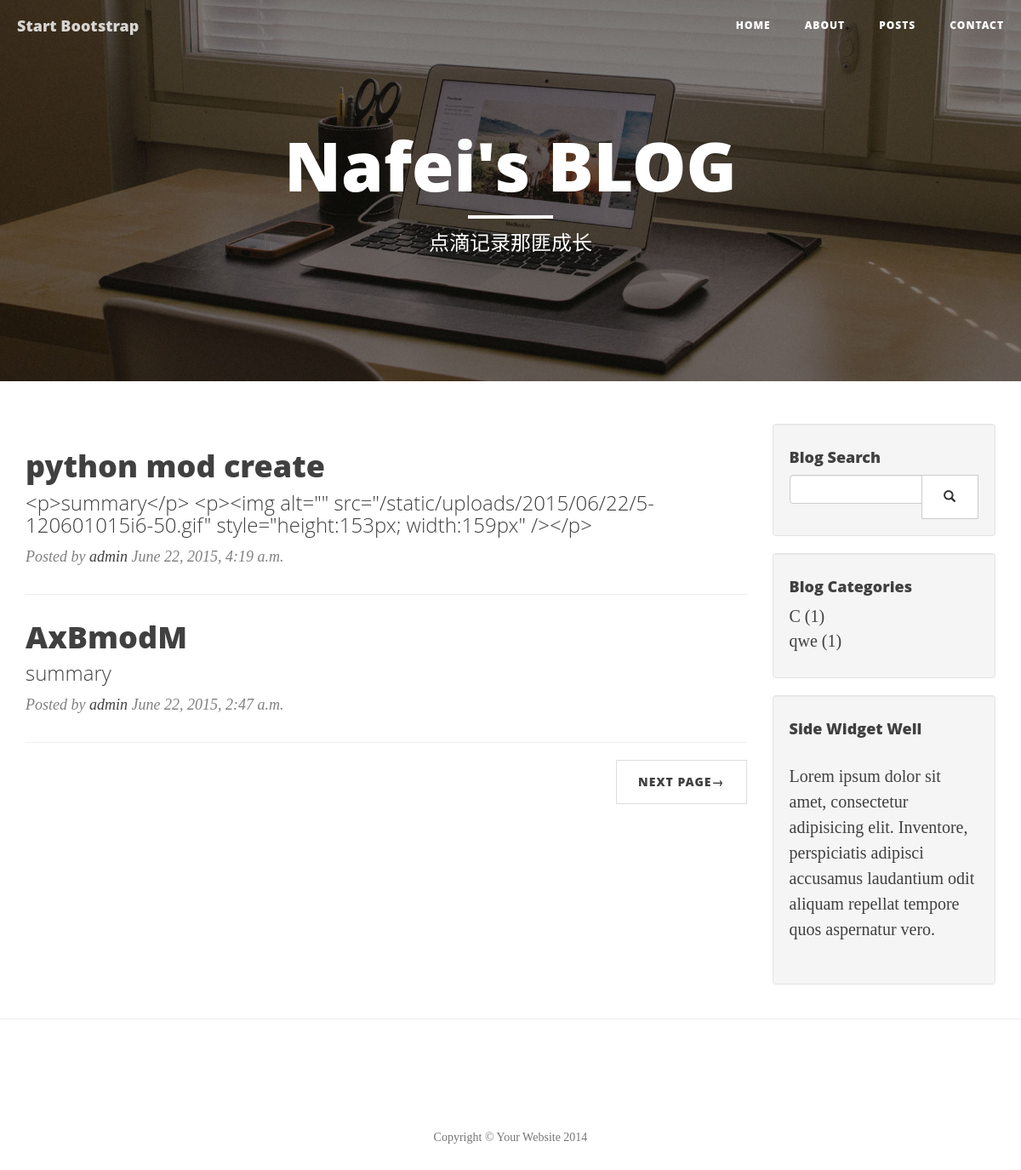
Before: / with the older database file.
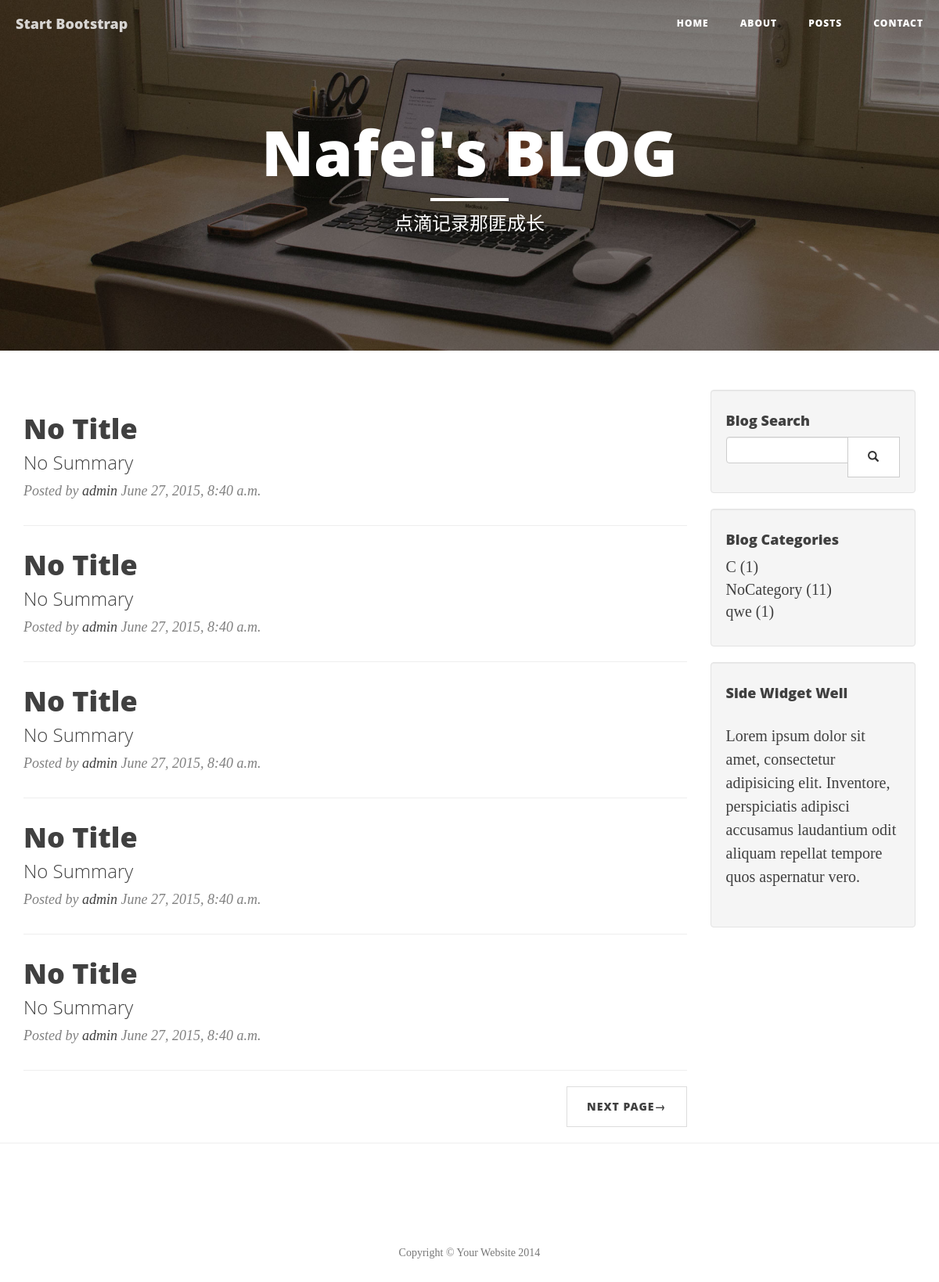
After: the same page with the newer database file.
### article/models.py (models this page shows, shortened)
class Article(models.Model):
    title 	    = models.CharField(max_length=100, default='No Title')
    author      = models.CharField(max_length=100, default='admin')
    category 	= models.CharField(max_length=100, blank=True, default='No Category')
    datetime 	= models.DateTimeField(default=datetime.now())
    summary     = models.TextField(max_length=200, blank=True, default='No Summary')
    content 	= RichTextField('content', default='context')

### article/views.py (the view)
# urls.py: url(r'^$', 'article.views.home', name='home'),
def home(request):
    art = Article.objects.order_by('-datetime')[:5:]
    categorys = Article.objects.values('category').annotate(dcount=Count('category'))
    return render(request, 'home.html', {'artlist': art, 'categorys': categorys, 'next_page': 2})

### article/templates/home.html (shortened to what this page needs)
{% extends "base.html" %}
{% block heading %}
    <h1>Nafei's BLOG</h1>
    <hr class="small">
    <span class="subheading">点滴记录那匪成长</span>
{% endblock %}
{% block content %}
    <div class="col-lg-9">
        {% for art in artlist %}
            <div class="post-preview">
                <a href="{% url "detail" id=art.id %}">
                    <h2 class="post-title">
                        {{ art.title }}
                    </h2>
                    <h3 class="post-subtitle">
                        {{ art.summary }}
                    </h3>
                </a>
                <p class="post-meta">Posted by <a href="#">{{ art.author }}</a> {{ art.datetime }} </p>
            </div>
            <hr>
        {% endfor %}
        <ul class="pager">
            <li class="next">
                {% if next_page %}
                    <a href="/list/{{ next_page }}_{{ cate }}/">Next Page&rarr;</a>
                {% endif %}
            </li>
        </ul>
    </div>
{% endblock %}

### article/templates/base.html (shortened to what this page needs)
<!DOCTYPE html>
<html lang="en">
<head>
    <link href="/static/css/bootstrap.min.css" rel="stylesheet">
    <link href="/static/css/clean-blog.min.css" rel="stylesheet">
    <link href="/static/css/monokai_sublime.min.css" rel="stylesheet" >
</head>
<body>
    <nav class="navbar navbar-default navbar-custom navbar-fixed-top">
        <div class="container-fluid">
            <div class="navbar-header page-scroll">
                <a class="navbar-brand" href="index.html">Start Bootstrap</a>
            </div>
            <div class="collapse navbar-collapse" id="bs-example-navbar-collapse-1">
                <ul class="nav navbar-nav navbar-right">
                    <li>
                        <a href="/">Home</a>
                    </li>
                    <li>
                        <a href="/static/about.html">About</a>
                    </li>
                    <li>
                        <a href="/">Posts</a>
                    </li>
                    <li>
                        <a href="/static/contact.html">Contact</a>
                    </li>
                </ul>
            </div>
        </div>
    </nav>
    <header class="intro-header" style="background-image: url('/static/img/home-bg.jpg')">
        <div class="container">
            <div class="row">
                <div class="col-lg-8 col-lg-offset-2 col-md-10 col-md-offset-1">
                    <div class="site-heading">
                        {% block heading %}
                        {% endblock %}
                    </div>
                </div>
            </div>
        </div>
    </header>
    <div class="container">
        <div class="row">
            {% block content %}
            {% endblock %}
            <div class="col-md-3">
                <div class="well">
                    <h4>Blog Search</h4>
                    <div class="input-group">
                        <input type="text" class="form-control">
                        <span class="input-group-btn">
                            <button class="btn btn-default" type="button">
                                <span class="glyphicon glyphicon-search"></span>
                        </button>
                        </span>
                    </div>
                </div>
                <div class="well">
                    <h4>Blog Categories</h4>
                    <div class="row">
                        <div class="col-lg-6">
                            <ul class="list-unstyled">
                                {% for category in categorys %}
                                    <li>
                                        <a href="/list/1_{{ category.category }}">
                                        {{ category.category }}&nbsp({{ category.dcount }})
                                        </a>
                                    </li>
                                {% endfor %}
                            </ul>
                        </div>
                    </div>
                </div>
                <div class="well">
                    <h4>Side Widget Well</h4>
                    <p>Lorem ipsum dolor sit amet, consectetur adipisicing elit. Inventore, perspiciatis adipisci accusamus laudantium odit aliquam repellat tempore quos aspernatur vero.</p>
                </div>
            </div>
        </div>
    </div>
    <hr>
    <footer>
        <div class="container">
            <div class="row">
                <div class="col-lg-8 col-lg-offset-2 col-md-10 col-md-offset-1">
                    <ul class="list-inline text-center">
                    </ul>
                    <p class="copyright text-muted">Copyright &copy; Your Website 2014</p>
                </div>
            </div>
        </div>
    </footer>
</body>
</html>

Changed rows visible on the page:
no longer on this page (row edited): Article: title "python mod create", summary "<p>summary</p> <p><img alt=\"\" src=\"/static/uploads/2015/06/22/5-120601015i6-50.gif\" style=\"height:153px; width:159px\" /></p>", author "admin", datetime "June 22, 2015, 4:19 a.m."
no longer on this page (row unchanged): Article: title "AxBmodM", summary "summary", author "admin", datetime "June 22, 2015, 2:47 a.m."
added Article: title "No Title", summary "No Summary", author "admin", datetime "June 27, 2015, 8:40 a.m."
added Article: title "No Title", summary "No Summary", author "admin", datetime "June 27, 2015, 8:40 a.m."
added Article: title "No Title", summary "No Summary", author "admin", datetime "June 27, 2015, 8:40 a.m."
added Article: title "No Title", summary "No Summary", author "admin", datetime "June 27, 2015, 8:40 a.m."
added Article: title "No Title", summary "No Summary", author "admin", datetime "June 27, 2015, 8:40 a.m."
Other visible differences:
new list line: "NoCategory ( 11 )"
